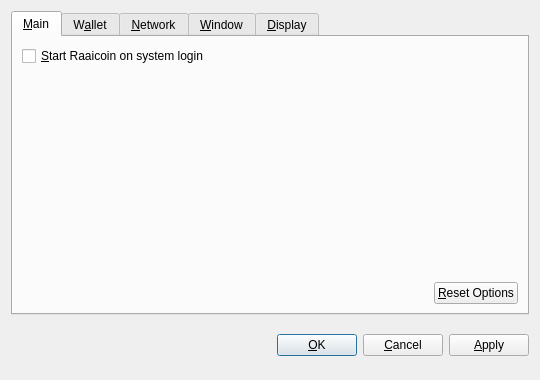
<?xml version="1.0" encoding="UTF-8"?>
<ui version="4.0">
 <class>OptionsDialog</class>
 <widget class="QDialog" name="OptionsDialog">
  <property name="geometry">
   <rect>
    <x>0</x>
    <y>0</y>
    <width>540</width>
    <height>380</height>
   </rect>
  </property>
  <property name="windowTitle">
   <string>Options</string>
  </property>
  <property name="modal">
   <bool>true</bool>
  </property>
  <layout class="QVBoxLayout" name="verticalLayout">
   <item>
    <widget class="QTabWidget" name="tabWidget">
     <property name="tabPosition">
      <enum>QTabWidget::North</enum>
     </property>
     <property name="currentIndex">
      <number>0</number>
     </property>
     <widget class="QWidget" name="tabMain">
      <attribute name="title">
       <string>&amp;Main</string>
      </attribute>
      <layout class="QVBoxLayout" name="verticalLayout_Main">
       <item>
        <widget class="QCheckBox" name="bitcoinAtStartup">
         <property name="toolTip">
          <string>Automatically start Raaicoin after logging in to the system.</string>
         </property>
         <property name="text">
          <string>&amp;Start Raaicoin on system login</string>
         </property>
        </widget>
       </item>
       <item>
        <spacer name="verticalSpacer_Main">
         <property name="orientation">
          <enum>Qt::Vertical</enum>
         </property>
         <property name="sizeHint" stdset="0">
          <size>
           <width>20</width>
           <height>40</height>
          </size>
         </property>
        </spacer>
       </item>
       <item>
        <layout class="QHBoxLayout" name="horizontalLayout_2_Main">
         <item>
          <spacer name="horizontalSpacer_2_Main">
           <property name="orientation">
            <enum>Qt::Horizontal</enum>
           </property>
           <property name="sizeHint" stdset="0">
            <size>
             <width>40</width>
             <height>20</height>
            </size>
           </property>
          </spacer>
         </item>
         <item>
          <widget class="QPushButton" name="resetButton">
           <property name="toolTip">
            <string>Reset all client options to default.</string>
           </property>
           <property name="text">
            <string>&amp;Reset Options</string>
           </property>
           <property name="autoDefault">
            <bool>false</bool>
           </property>
          </widget>
         </item>
        </layout>
       </item>
      </layout>
     </widget>
     <widget class="QWidget" name="tabWallet">
      <attribute name="title">
       <string>W&amp;allet</string>
      </attribute>
      <layout class="QVBoxLayout" name="verticalLayout_Network">
       <item>
        <widget class="QLabel" name="transactionFeeInfoLabel">
         <property name="text">
          <string>Optional transaction fee per kB that helps make sure your transactions are processed quickly. Most transactions are 1 kB.</string>
         </property>
         <property name="textFormat">
          <enum>Qt::PlainText</enum>
         </property>
         <property name="wordWrap">
          <bool>true</bool>
         </property>
        </widget>
       </item>
       <item>
        <layout class="QHBoxLayout" name="horizontalLayout_1_Main">
         <item>
          <widget class="QLabel" name="transactionFeeLabel">
           <property name="text">
            <string>Pay transaction &amp;fee</string>
           </property>
           <property name="textFormat">
            <enum>Qt::PlainText</enum>
           </property>
           <property name="buddy">
            <cstring>transactionFee</cstring>
           </property>
          </widget>
         </item>
         <item>
          <widget class="BitcoinAmountField" name="transactionFee"/>
         </item>
         <item>
          <spacer name="horizontalSpacer_1_Main">
           <property name="orientation">
            <enum>Qt::Horizontal</enum>
           </property>
           <property name="sizeHint" stdset="0">
            <size>
             <width>40</width>
             <height>20</height>
            </size>
           </property>
          </spacer>
         </item>
        </layout>
       </item>
       <item>
        <widget class="QLabel" name="label">
         <property name="text">
          <string>If you disable the spending of unconfirmed change, the change from a transaction cannot be used until that transaction has at least one confirmation. This also affects how your balance is computed.</string>
         </property>
         <property name="wordWrap">
          <bool>true</bool>
         </property>
        </widget>
       </item>
       <item>
        <widget class="QCheckBox" name="spendZeroConfChange">
         <property name="text">
          <string>Spend unconfirmed change  (experts only)</string>
         </property>
        </widget>
       </item>
       <item>
        <spacer name="verticalSpacer">
         <property name="orientation">
          <enum>Qt::Vertical</enum>
         </property>
         <property name="sizeHint" stdset="0">
          <size>
           <width>20</width>
           <height>40</height>
          </size>
         </property>
        </spacer>
       </item>
      </layout>
     </widget>
     <widget class="QWidget" name="tabNetwork">
      <attribute name="title">
       <string>&amp;Network</string>
      </attribute>
      <layout class="QVBoxLayout" name="verticalLayout_Network">
       <item>
        <widget class="QCheckBox" name="mapPortUpnp">
         <property name="toolTip">
          <string>Automatically open the Raaicoin client port on the router. This only works when your router supports UPnP and it is enabled.</string>
         </property>
         <property name="text">
          <string>Map port using &amp;UPnP</string>
         </property>
        </widget>
       </item>
       <item>
        <widget class="QCheckBox" name="connectSocks">
         <property name="toolTip">
          <string>Connect to the Raaicoin network through a SOCKS proxy (e.g. when connecting through Tor).</string>
         </property>
         <property name="text">
          <string>&amp;Connect through SOCKS proxy:</string>
         </property>
        </widget>
       </item>
       <item>
        <layout class="QHBoxLayout" name="horizontalLayout_Network">
         <item>
          <widget class="QLabel" name="proxyIpLabel">
           <property name="text">
            <string>Proxy &amp;IP:</string>
           </property>
           <property name="textFormat">
            <enum>Qt::PlainText</enum>
           </property>
           <property name="buddy">
            <cstring>proxyIp</cstring>
           </property>
          </widget>
         </item>
         <item>
          <widget class="QValidatedLineEdit" name="proxyIp">
           <property name="maximumSize">
            <size>
             <width>140</width>
             <height>16777215</height>
            </size>
           </property>
           <property name="toolTip">
            <string>IP address of the proxy (e.g. 127.0.0.1)</string>
           </property>
          </widget>
         </item>
         <item>
          <widget class="QLabel" name="proxyPortLabel">
           <property name="text">
            <string>&amp;Port:</string>
           </property>
           <property name="textFormat">
            <enum>Qt::PlainText</enum>
           </property>
           <property name="buddy">
            <cstring>proxyPort</cstring>
           </property>
          </widget>
         </item>
         <item>
          <widget class="QLineEdit" name="proxyPort">
           <property name="maximumSize">
            <size>
             <width>55</width>
             <height>16777215</height>
            </size>
           </property>
           <property name="toolTip">
            <string>Port of the proxy (e.g. 9050)</string>
           </property>
          </widget>
         </item>
         <item>
          <widget class="QLabel" name="socksVersionLabel">
           <property name="text">
            <string>SOCKS &amp;Version:</string>
           </property>
           <property name="textFormat">
            <enum>Qt::PlainText</enum>
           </property>
           <property name="buddy">
            <cstring>socksVersion</cstring>
           </property>
          </widget>
         </item>
         <item>
          <widget class="QValueComboBox" name="socksVersion">
           <property name="toolTip">
            <string>SOCKS version of the proxy (e.g. 5)</string>
           </property>
          </widget>
         </item>
         <item>
          <spacer name="horizontalSpacer_Network">
           <property name="orientation">
            <enum>Qt::Horizontal</enum>
           </property>
           <property name="sizeHint" stdset="0">
            <size>
             <width>40</width>
             <height>20</height>
            </size>
           </property>
          </spacer>
         </item>
        </layout>
       </item>
       <item>
        <spacer name="verticalSpacer_Network">
         <property name="orientation">
          <enum>Qt::Vertical</enum>
         </property>
         <property name="sizeHint" stdset="0">
          <size>
           <width>20</width>
           <height>40</height>
          </size>
         </property>
        </spacer>
       </item>
      </layout>
     </widget>
     <widget class="QWidget" name="tabWindow">
      <attribute name="title">
       <string>&amp;Window</string>
      </attribute>
      <layout class="QVBoxLayout" name="verticalLayout_Window">
       <item>
        <widget class="QCheckBox" name="minimizeToTray">
         <property name="toolTip">
          <string>Show only a tray icon after minimizing the window.</string>
         </property>
         <property name="text">
          <string>&amp;Minimize to the tray instead of the taskbar</string>
         </property>
        </widget>
       </item>
       <item>
        <widget class="QCheckBox" name="minimizeOnClose">
         <property name="toolTip">
          <string>Minimize instead of exit the application when the window is closed. When this option is enabled, the application will be closed only after selecting Quit in the menu.</string>
         </property>
         <property name="text">
          <string>M&amp;inimize on close</string>
         </property>
        </widget>
       </item>
       <item>
        <spacer name="verticalSpacer_Window">
         <property name="orientation">
          <enum>Qt::Vertical</enum>
         </property>
         <property name="sizeHint" stdset="0">
          <size>
           <width>20</width>
           <height>40</height>
          </size>
         </property>
        </spacer>
       </item>
      </layout>
     </widget>
     <widget class="QWidget" name="tabDisplay">
      <attribute name="title">
       <string>&amp;Display</string>
      </attribute>
      <layout class="QVBoxLayout" name="verticalLayout_Display">
       <item>
        <layout class="QHBoxLayout" name="horizontalLayout_1_Display">
         <item>
          <widget class="QLabel" name="langLabel">
           <property name="text">
            <string>User Interface &amp;language:</string>
           </property>
           <property name="textFormat">
            <enum>Qt::PlainText</enum>
           </property>
           <property name="buddy">
            <cstring>lang</cstring>
           </property>
          </widget>
         </item>
         <item>
          <widget class="QValueComboBox" name="lang">
           <property name="toolTip">
            <string>The user interface language can be set here. This setting will take effect after restarting Raaicoin.</string>
           </property>
          </widget>
         </item>
        </layout>
       </item>
       <item>
        <layout class="QHBoxLayout" name="horizontalLayout_2_Display">
         <item>
          <widget class="QLabel" name="unitLabel">
           <property name="text">
            <string>&amp;Unit to show amounts in:</string>
           </property>
           <property name="textFormat">
            <enum>Qt::PlainText</enum>
           </property>
           <property name="buddy">
            <cstring>unit</cstring>
           </property>
          </widget>
         </item>
         <item>
          <widget class="QValueComboBox" name="unit">
           <property name="toolTip">
            <string>Choose the default subdivision unit to show in the interface and when sending coins.</string>
           </property>
          </widget>
         </item>
        </layout>
       </item>
       <item>
        <widget class="QCheckBox" name="displayAddresses">
         <property name="toolTip">
          <string>Whether to show Raaicoin addresses in the transaction list or not.</string>
         </property>
         <property name="text">
          <string>&amp;Display addresses in transaction list</string>
         </property>
        </widget>
       </item>
       <item>
        <widget class="QCheckBox" name="coinControlFeatures">
         <property name="toolTip">
          <string>Whether to show coin control features or not.</string>
         </property>
         <property name="text">
          <string>Display coin &amp;control features (experts only!)</string>
         </property>
        </widget>
       </item>
       <item>
        <spacer name="verticalSpacer_Display">
         <property name="orientation">
          <enum>Qt::Vertical</enum>
         </property>
         <property name="sizeHint" stdset="0">
          <size>
           <width>20</width>
           <height>40</height>
          </size>
         </property>
        </spacer>
       </item>
      </layout>
     </widget>
    </widget>
   </item>
   <item>
    <layout class="QHBoxLayout" name="horizontalLayout_Buttons">
     <item>
      <spacer name="horizontalSpacer_1">
       <property name="orientation">
        <enum>Qt::Horizontal</enum>
       </property>
       <property name="sizeHint" stdset="0">
        <size>
         <width>40</width>
         <height>48</height>
        </size>
       </property>
      </spacer>
     </item>
     <item>
      <widget class="QLabel" name="statusLabel">
       <property name="font">
        <font>
         <weight>75</weight>
         <bold>true</bold>
        </font>
       </property>
       <property name="text">
        <string/>
       </property>
       <property name="textFormat">
        <enum>Qt::PlainText</enum>
       </property>
       <property name="wordWrap">
        <bool>true</bool>
       </property>
      </widget>
     </item>
     <item>
      <spacer name="horizontalSpacer_2">
       <property name="orientation">
        <enum>Qt::Horizontal</enum>
       </property>
       <property name="sizeHint" stdset="0">
        <size>
         <width>40</width>
         <height>48</height>
        </size>
       </property>
      </spacer>
     </item>
     <item>
      <widget class="QPushButton" name="okButton">
       <property name="text">
        <string>&amp;OK</string>
       </property>
      </widget>
     </item>
     <item>
      <widget class="QPushButton" name="cancelButton">
       <property name="text">
        <string>&amp;Cancel</string>
       </property>
       <property name="autoDefault">
        <bool>false</bool>
       </property>
      </widget>
     </item>
     <item>
      <widget class="QPushButton" name="applyButton">
       <property name="text">
        <string>&amp;Apply</string>
       </property>
       <property name="autoDefault">
        <bool>false</bool>
       </property>
      </widget>
     </item>
    </layout>
   </item>
  </layout>
 </widget>
 <customwidgets>
  <customwidget>
   <class>BitcoinAmountField</class>
   <extends>QSpinBox</extends>
   <header>bitcoinamountfield.h</header>
  </customwidget>
  <customwidget>
   <class>QValueComboBox</class>
   <extends>QComboBox</extends>
   <header>qvaluecombobox.h</header>
  </customwidget>
  <customwidget>
   <class>QValidatedLineEdit</class>
   <extends>QLineEdit</extends>
   <header>qvalidatedlineedit.h</header>
  </customwidget>
 </customwidgets>
 <resources/>
 <connections/>
</ui>
